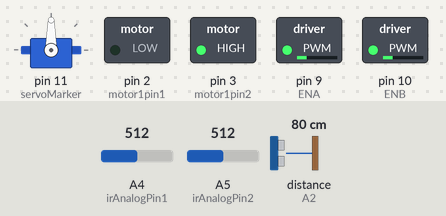
The sketch below on a simulated Arduino Uno, built with avr-gcc and run on an emulated ATmega328P. On the bench: servo, switched loads named in the sketch (green lamp = pin HIGH). Wiring (inferred from the names in the program): ultrasonic range finder: trigger A3; echo A2. The inputs (shaded band) are chosen by the test bench; at power-on: A4 (irAnalogPin1) = 512, A5 (irAnalogPin2) = 512, distance to the obstacle (sensor on A2) 80 cm. The echo pulse lasts 58.3 µs per cm; pins used as bus, display or sensor lines are not drawn; what the sketch prints to the serial monitor is not drawn.

Above: at 0.05 s.
At 20.05 s:
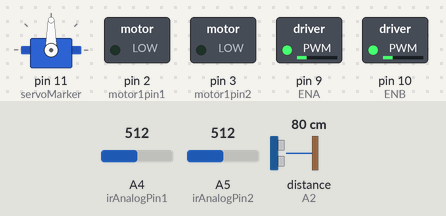
Timing chart, 0 to 32.8 s (numbered marks = the images above):
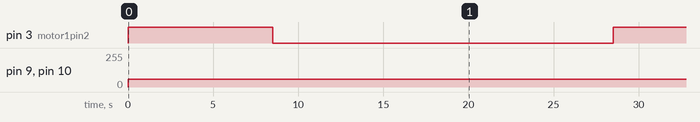

The sketch:

ball_launch.ino
```cpp
// --- PIN DEFINITIONS ---
#define S0 12
#define S1 13
#define S2 7
#define S3 6
#define sensorOut 8
#include <Servo.h>

const int trigPin = A3;
const int echoPin = A2;
long duration;
int distance;

const int irAnalogPin1 = A4;
const int irAnalogPin2 = A5;

Servo servoMarker;
int currentPos = 180;

// Motor Pins
int motor1pin1 = 2; int motor1pin2 = 3; // Left Motor
int motor2pin1 = 4; int motor2pin2 = 5; // Right Motor
int ENA = 9;  int ENB = 10;

int turn = 0;

bool turn_left = false;
bool run = true;

// --- COLOR DICTIONARY ---
struct ColorTarget { const char* name; int r, g, b; };
ColorTarget targets[] = {
  {"WHITE", 233, 230, 233},
  {"BLACK", 111, 89,  105},
  {"RED",   226, 124, 151},
  {"GREEN", 198, 229, 203},
  {"BLUE",  155, 191, 224},
  {"BROWN", 235, 218, 211},
};
const int numColors = sizeof(targets) / sizeof(targets[0]);

void setup() {
  pinMode(S0, OUTPUT); pinMode(S1, OUTPUT);
  pinMode(S2, OUTPUT); pinMode(S3, OUTPUT);
  pinMode(sensorOut, INPUT);

  pinMode(motor1pin1, OUTPUT); pinMode(motor1pin2, OUTPUT);
  pinMode(motor2pin1, OUTPUT); pinMode(motor2pin2, OUTPUT);
  pinMode(ENA, OUTPUT); pinMode(ENB, OUTPUT);

  digitalWrite(S0, HIGH); digitalWrite(S1, LOW); // 20% Scaling

  Serial.begin(9600);
  Serial.print("--- Color Seeking System Ready ---");

  servoMarker.attach(11);
  servoMarker.write(currentPos);

  pinMode(trigPin, OUTPUT);
  pinMode(echoPin, INPUT);
  Serial.begin(9600);

}

void loop() {
  // Set speed (Lower this if the robot overshoots colors)

  int irSensor1RawValue = analogRead(irAnalogPin1);
  int irSensor2RawValue = analogRead(irAnalogPin2);

  markercontrol(90, 0);

  digitalWrite(trigPin, LOW);
  delayMicroseconds(2);
  digitalWrite(trigPin, HIGH);
  delayMicroseconds(10);
  digitalWrite(trigPin, LOW);
  duration = pulseIn(echoPin, HIGH);
  distance = duration * 0.034 / 2;

  if (irSensor1RawValue > 500) {

    analogWrite(ENA, 60);
    analogWrite(ENB, 60 );
    moveLeft();
    delay(3500);
    moveForward();
    delay(5000);
    stopMotors();
    delay(20000);

  }

  if (irSensor1RawValue < 500) {
    analogWrite(ENA, 60);
    analogWrite(ENB, 60);
    moveRight();
  }

}


void markercontrol(int targetPos, int speedDelay) {
  if (targetPos > currentPos) {
    for (int i = currentPos; i <= targetPos; i++) {
      servoMarker.write(i);
      delay(speedDelay); // Higher number = slower speed
    }
  } else {
    for (int i = currentPos; i >= targetPos; i--) {
      servoMarker.write(i);
      delay(speedDelay);
    }
  }
  currentPos = targetPos; // Update the global position
}


// --- MOVEMENT FUNCTIONS ---

void moveForward() {
  digitalWrite(motor1pin1, LOW); digitalWrite(motor1pin2, HIGH);
  digitalWrite(motor2pin1, LOW); digitalWrite(motor2pin2, HIGH);
}

void moveBack() {
  digitalWrite(motor1pin1, HIGH); digitalWrite(motor1pin2, LOW);
  digitalWrite(motor2pin1, HIGH); digitalWrite(motor2pin2, LOW);
}

void moveLeft() {
  digitalWrite(motor1pin1, LOW); digitalWrite(motor1pin2, HIGH);
  digitalWrite(motor2pin1, HIGH); digitalWrite(motor2pin2, LOW);
}

void moveRight() {
  digitalWrite(motor1pin1, HIGH); digitalWrite(motor1pin2, LOW);
  digitalWrite(motor2pin1, LOW); digitalWrite(motor2pin2, HIGH);
}

void stopMotors() {
  digitalWrite(motor1pin1, LOW); digitalWrite(motor1pin2, LOW);
  digitalWrite(motor2pin1, LOW); digitalWrite(motor2pin2, LOW);
}

// --- SENSOR LOGIC (With Noise Filtering) ---

String getStableColor() {
  String c1 = readSensorRaw();
  delay(5); // Tiny gap to let electrical noise settle
  String c2 = readSensorRaw();

  if (c1 == c2) {
    return c1;
  }
  return "WHITE"; // If the sensor is flickering, assume it hasn't found a solid color yet
}

String readSensorRaw() {
  digitalWrite(S2, LOW); digitalWrite(S3, LOW);
  int r = constrain(map(pulseIn(sensorOut, LOW), 15, 260, 255, 0), 0, 255);
  digitalWrite(S2, HIGH); digitalWrite(S3, HIGH);
  int g = constrain(map(pulseIn(sensorOut, LOW), 16, 260, 255, 0), 0, 255);
  digitalWrite(S2, LOW); digitalWrite(S3, HIGH);
  int b = constrain(map(pulseIn(sensorOut, LOW), 14, 260, 255, 0), 0, 255);

  int closestIndex = 0;
  long minDistance = 1000000;
  for (int i = 0; i < numColors; i++) {
    long dist = pow(r - targets[i].r, 2) + pow(g - targets[i].g, 2) + pow(b - targets[i].b, 2);
    if (dist < minDistance) {
      minDistance = dist;
      closestIndex = i;
    }
  }
  //Serial.print("Target for "); Serial.print(targets[closestIndex].name);
  return targets[closestIndex].name;
}
```

calibrate-colors.cpp
```cpp
#define S0 4
#define S1 5
#define S2 6
#define S3 7
#define sensorOut 8

void setup() {
  pinMode(S0, OUTPUT); pinMode(S1, OUTPUT);
  pinMode(S2, OUTPUT); pinMode(S3, OUTPUT);
  pinMode(sensorOut, INPUT);

  digitalWrite(S0, HIGH); digitalWrite(S1, LOW); // 20% scaling

  Serial.begin(9600);
  Serial.println("--- COLOR CALIBRATOR ---");
  Serial.println("Type color name (e.g., 'red') to start 5-second sampling...");
}

void loop() {
  if (Serial.available() > 0) {
    String colorName = Serial.readStringUntil('\n');
    colorName.trim();

    Serial.print("Sampling for: ");
    Serial.println(colorName);
    Serial.println("Ready? 3... 2... 1...");
    delay(1000);

    long sumR = 0, sumG = 0, sumB = 0;
    int samples = 10;

    for (int i = 0; i < samples; i++) {
      // Read Red
      digitalWrite(S2, LOW); digitalWrite(S3, LOW);
      sumR += constrain(map(pulseIn(sensorOut, LOW), 15, 260, 255, 0), 0, 255);
      delay(100);

      // Read Green
      digitalWrite(S2, HIGH); digitalWrite(S3, HIGH);
      sumG += constrain(map(pulseIn(sensorOut, LOW), 16, 260, 255, 0), 0, 255);
      delay(100);

      // Read Blue
      digitalWrite(S2, LOW); digitalWrite(S3, HIGH);
      sumB += constrain(map(pulseIn(sensorOut, LOW), 14, 260, 255, 0), 0, 255);

      Serial.print("."); // Progress indicator
      delay(400); // 500ms total per sample cycle
    }

    int avgR = sumR / samples;
    int avgG = sumG / samples;
    int avgB = sumB / samples;

    Serial.println("\n--- CALIBRATION COMPLETE ---");
    Serial.print("Target for "); Serial.print(colorName);
    Serial.print(": {");
    Serial.print(avgR); Serial.print(", ");
    Serial.print(avgG); Serial.print(", ");
    Serial.print(avgB); Serial.println("}");
    Serial.println("Copy these values into your ColorTarget array.\n");
    Serial.println("Waiting for next color name...");
  }
}
```

colors.cpp
```cpp
// Define pins for TCS3200/TCS230
#define S0 4
#define S1 5
#define S2 6
#define S3 7
#define sensorOut 8

// --- COLOR DICTIONARY ---
// Replace these {R, G, B} values with the ones from your Calibration Script
struct ColorTarget {
  const char* name;
  int r, g, b;
};

ColorTarget targets[] = {
  {"WHITE",   252, 251, 251},
  {"BLACK",   111, 89,  105},
  {"RED",     243, 156, 176},
  {"GREEN",   198, 229, 203},
  {"BLUE",    155, 191, 224},
  {"BROWN",   235, 218, 211},
};

const int numColors = sizeof(targets) / sizeof(targets[0]);

void setup() {
  pinMode(S0, OUTPUT);
  pinMode(S1, OUTPUT);
  pinMode(S2, OUTPUT);
  pinMode(S3, OUTPUT);
  pinMode(sensorOut, INPUT);

  // Set Frequency scaling to 20%
  digitalWrite(S0, HIGH);
  digitalWrite(S1, LOW);

  Serial.begin(9600);
  Serial.println("--- Vector Distance Color Recognition Ready ---");
}

void loop() {
  // 1. READ AND MAP SENSOR VALUES
  digitalWrite(S2, LOW); digitalWrite(S3, LOW);
  int r = constrain(map(pulseIn(sensorOut, LOW), 15, 260, 255, 0), 0, 255);
  delay(20);

  digitalWrite(S2, HIGH); digitalWrite(S3, HIGH);
  int g = constrain(map(pulseIn(sensorOut, LOW), 16, 260, 255, 0), 0, 255);
  delay(20);

  digitalWrite(S2, LOW); digitalWrite(S3, HIGH);
  int b = constrain(map(pulseIn(sensorOut, LOW), 14, 260, 255, 0), 0, 255);
  delay(20);

  // 2. FIND THE CLOSEST VECTOR (Euclidean Distance)
  int closestIndex = 0;
  long minDistance = 1000000; // Initialize with a very high value

  for (int i = 0; i < numColors; i++) {
    // We calculate the squared distance: (r1-r2)^2 + (g1-g2)^2 + (b1-b2)^2
    // It's faster than using sqrt() and gives the same comparison result.
    long dist = pow(r - targets[i].r, 2) +
                pow(g - targets[i].g, 2) +
                pow(b - targets[i].b, 2);

    if (dist < minDistance) {
      minDistance = dist;
      closestIndex = i;
    }
  }

  // 3. PRINT RESULTS
  Serial.print("Current RGB: (");
  Serial.print(r); Serial.print(", ");
  Serial.print(g); Serial.print(", ");
  Serial.print(b); Serial.print(") ");

  Serial.print("-> MATCH: ");
  Serial.println(targets[closestIndex].name);

  delay(1000); // Check every 1 second
}
```

Measured:
- by itself, pin 3 (motor1pin2): alternates HIGH for 8.5 s and LOW for 20.0 s
- by itself, pin 9 (ENA), pin 10 (ENB): 0/255 → 60/255 at 0.01 s
